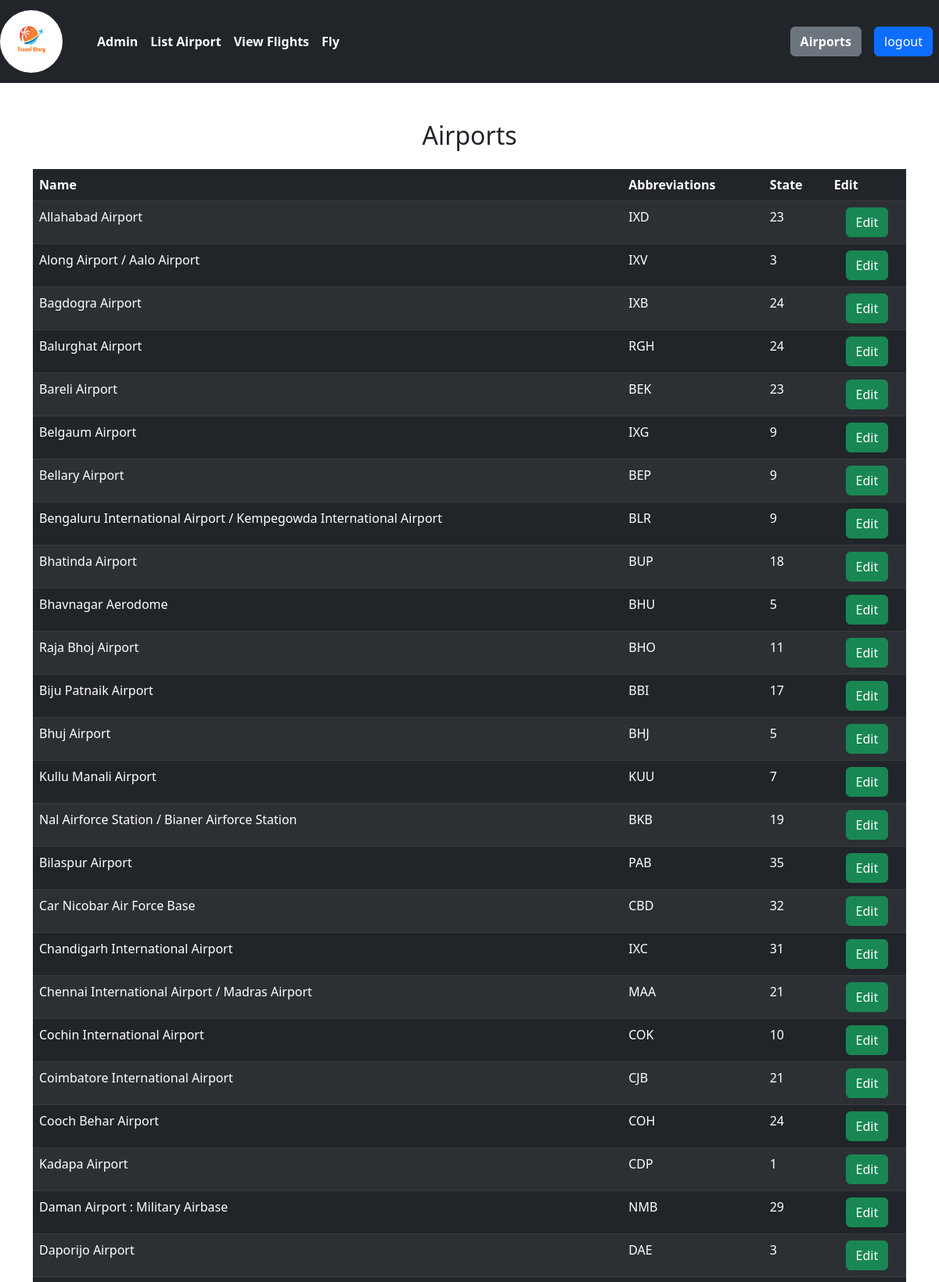
/admin/view_airport.php (upper part), run on the app's committed database.
### tables this page shows
CREATE TABLE `airport` (
  `id` int(100) NOT NULL,
  `name` varchar(255) NOT NULL,
  `abbr` varchar(255) NOT NULL,
  `state_id` int(100) NOT NULL,
  `created_by` int(100) NOT NULL,
  `created_at` timestamp NOT NULL DEFAULT current_timestamp(),
  `updated_by` int(100) NOT NULL,
  `updated_at` timestamp NOT NULL DEFAULT current_timestamp()
);

### admin/view_airport.php (the view, shortened to what this page needs)
<?php
    require "../connection.php";
    require "../header.php";
?>
<?php
$sql="SELECT  * FROM airport";
$statement=$connection->prepare($sql);
$statement->execute();
$airport=$statement->fetchAll(PDO::FETCH_OBJ);
?>
<div class="container-fluid main m-0 p-0">
<nav class="navbar navbar-expand-lg bg-dark ">
        <div class="container-fluid m-0 p-0">
            <a class="navbar-brand col-md-1"
                ><img src="../images/blue wing.png" class="logo"
            /></a>
            <div class="collapse navbar-collapse" id="navbarSupportedContent">
            <ul class="navbar-nav me-auto mb-2 mb-lg-0">
                    <li class="nav-item">
                        <a
                            class="nav-link active text-light fw-bold"
                            aria-current="page"
                            href="dashboard.php"
                            >Admin</a
                        >
                    </li>
                    <li class="nav-item">
                        <a class="nav-link active text-light fw-bold" href="view_airport.php"
                            >List Airport</a
                        >
                    </li>
                    <li class="nav-item">
                        <a class="nav-link active text-light fw-bold" href="flight_view.php"
                            >View Flights</a
                        >
                    </li>
                   <li class="nav-item">
                        <a class="nav-link active text-light fw-bold" href="add_root.php"
                            >Fly</a
                        >
                    </li>
            </ul>
                <form class="d-flex me-2">
                    <div>
                        <a href="add_airport.php" class="btn btn-secondary me-2 fw-bold"
                            >Airports</a
                        >
                    </div>
                </form>
                <form action="" method="POST" class="d-flex me-2">
                        <input class="btn btn-primary" type="submit" name="logout" value="logout">
                    </form>
            </div>
        </div>
    </nav>
    <div class="container">
        <div class="mt-5">
            <h2 class="text-center">Airports</h2>
            <table class="table table-dark table-striped mt-4">
                <thead>
                    <tr>
                        <th>Name</th>
                        <th>Abbreviations</th>
                        <th>State</th>
                        <th>Edit</th>
                    </tr>
                </thead>
                <tbody>
                <?php foreach($airport as $air):?>
                <tr>
                   <td><?=$air->name;?></td>
                   <td><?=$air->abbr;?></td>
                   <td><?=$air->state_id;?></td>
                   <td>
                        <div class="text-center">
                                <a class="btn btn-success" href="airport_edit.php?id=<?=$air->id; ?>"
                                    >Edit</a
                                >
                        </div>
                        </td>
                </tr>
                <?php endforeach ?>
                </tbody>
            </table>
        </div>
    </div>
</div>
<?php
    require "../footer.php";
?>

### admin/css/style.css (style rules this page uses)
* { margin: 0; padding: 0; box-sizing: border-box; }
.logo { width: 80px; border-radius: 100px; }
tr { background-color: rgb(143, 139, 139); }
.main { margin: 0; }

### data on the page
airport: name "Allahabad Airport", abbr "IXD", state "23"
airport: name "Along Airport / Aalo Airport", abbr "IXV", state "3"
airport: name "Bagdogra Airport", abbr "IXB", state "24"
airport: name "Balurghat Airport", abbr "RGH", state "24"
airport: name "Bareli Airport", abbr "BEK", state "23"
airport: name "Belgaum Airport", abbr "IXG", state "9"
airport: name "Bellary Airport", abbr "BEP", state "9"
airport: name "Bengaluru International Airport / Kempegowda International Airport", abbr "BLR", state "9"
airport: name "Bhatinda Airport", abbr "BUP", state "18"
airport: name "Bhavnagar Aerodome", abbr "BHU", state "5"
airport: name "Raja Bhoj Airport", abbr "BHO", state "11"
airport: name "Biju Patnaik Airport", abbr "BBI", state "17"
airport: name "Bhuj Airport", abbr "BHJ", state "5"
airport: name "Kullu Manali Airport", abbr "KUU", state "7"
airport: name "Nal Airforce Station / Bianer Airforce Station", abbr "BKB", state "19"
airport: name "Bilaspur Airport", abbr "PAB", state "35"
airport: name "Car Nicobar Air Force Base", abbr "CBD", state "32"
airport: name "Chandigarh International Airport", abbr "IXC", state "31"
airport: name "Chennai International Airport / Madras Airport", abbr "MAA", state "21"
airport: name "Cochin International Airport", abbr "COK", state "10"
airport: name "Coimbatore International Airport", abbr "CJB", state "21"
airport: name "Cooch Behar Airport", abbr "COH", state "24"
airport: name "Kadapa Airport", abbr "CDP", state "1"
airport: name "Daman Airport : Military Airbase", abbr "NMB", state "29"
airport: name "Daporijo Airport", abbr "DAE", state "3"
